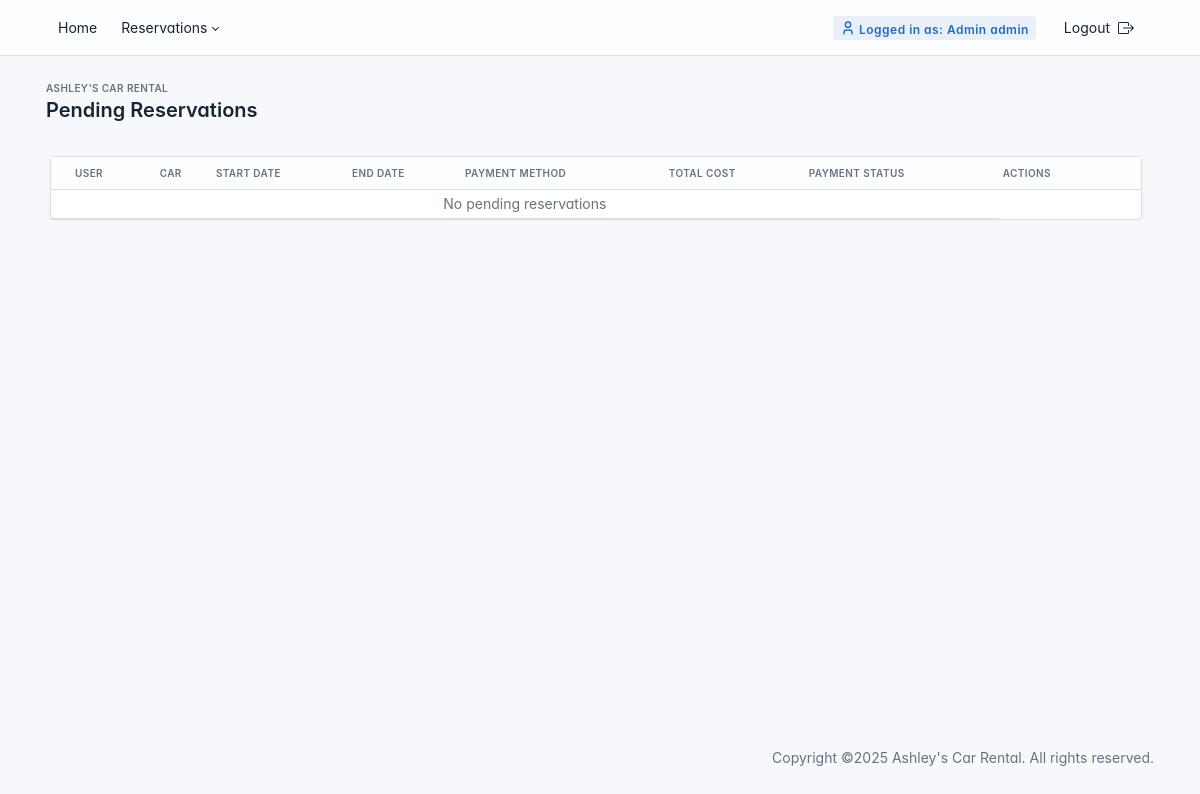
Before: /administrator/pending-reservations/ (signed in) with the older database file.
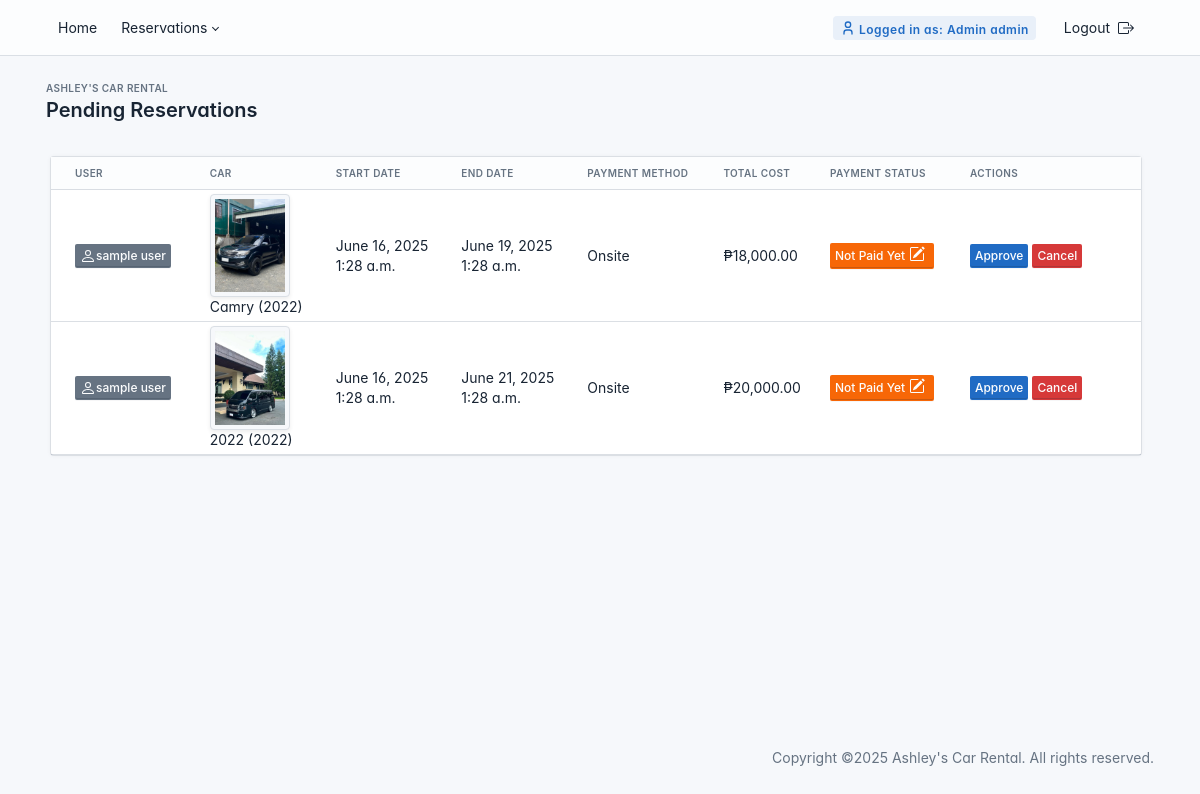
After: the same page with the newer database file.
### administrator/models.py (models this page shows, shortened)
class Reservation(models.Model):
    STATUS_CHOICES = (
        ('pending', 'Pending'),
        ('approved', 'Approved'),
        ('cancelled', 'Cancelled'),
        ('completed', 'Completed'),
    )
    PAYMENT_CHOICES = (
        ('onsite', 'Onsite'),
        ('gcash', 'GCash'),
    )
    PAYMENT_STATUS_CHOICES = (
        ('not_paid', 'Not Paid Yet'),
        ('paid', 'Paid'),
    )
    CANCELLED_BY_CHOICES = (
        ('user', 'User'),
        ('admin', 'Admin'),
    )
    user = models.ForeignKey(User, on_delete=models.CASCADE)
    car = models.ForeignKey('Car', on_delete=models.CASCADE)
    driver = models.ForeignKey('Driver', on_delete=models.SET_NULL, null=True, blank=True)
    start_date = models.DateTimeField()
    end_date = models.DateTimeField()
    payment_method = models.CharField(max_length=10, choices=PAYMENT_CHOICES, default='onsite')
    status = models.CharField(max_length=10, choices=STATUS_CHOICES, default='pending')
    total_cost = models.DecimalField(max_digits=10, decimal_places=2, default=0.00)
    payment_status = models.CharField(max_length=10, choices=PAYMENT_STATUS_CHOICES, default='not_paid')
    is_cancelled_notif = models.BooleanField(default=False)
    is_approved_notif = models.BooleanField(default=False)
    reason_for_cancelling = models.TextField(blank=True, null=True)
    cancelled_by = models.CharField(max_length=10, choices=CANCELLED_BY_CHOICES, blank=True, null=True)
    date_completed = models.DateTimeField(null=True, blank=True)
    created_at = models.DateTimeField(auto_now_add=True)

class Car(models.Model):
    BODY_TYPES = (
        ('sedan', 'Sedan'),
        ('suv', 'SUV'),
        ('truck', 'Truck'),
        ('van', 'Van'),
        ('bus', 'Bus'),
        ('coupe', 'Coupe'),
    )
    brand = models.CharField(max_length=50)
    model = models.CharField(max_length=50)
    year = models.PositiveIntegerField()
    plate_number = models.CharField(max_length=20, unique=True)
    body_type = models.CharField(max_length=10, choices=BODY_TYPES)
    available = models.BooleanField(default=True)
    price_per_day = models.DecimalField(max_digits=10, decimal_places=2, help_text="Price per day in USD")
    image = models.ImageField(upload_to='car_images/', null=True, blank=True)
    def __str__(self):
        return f"{self.brand} {self.model} ({self.plate_number})"

### administrator/views.py (the view)
# urls.py: path('pending-reservations/', views.pending_reservations, name='pending_reservations'),
def pending_reservations(request):
    reservations = Reservation.objects.filter(status='pending').select_related('car', 'user')
    drivers = Driver.objects.filter(availability=True).select_related('user')  # Get only available drivers
    return render(request, 'administrator/pending_reservations.html', {
        'reservations': reservations,
        'drivers': drivers
    })

### driver/context_processors.py (called while the page is built, shortened)
def driver_reservation_counts(request):
    return {}

### templates/administrator/pending_reservations.html (shortened to what the changed rows need)
{% extends "administrator/admin_base.html" %}
{% load humanize %}
{% block content %}
<link rel="stylesheet" href="https://cdnjs.cloudflare.com/ajax/libs/font-awesome/6.0.0/css/all.min.css">
<div class="page-wrapper">
    <div class="page-header d-print-none mb-2">
        <div class="container-xl">
            <div class="row g-2 align-items-center">
                <div class="col">
                    <h2 class="page-title">
                        Pending Reservations
                    </h2>
                </div>
            </div>
        </div>
    </div>
    <div class="page-body container">
        <div class="row g-2 container">
            <div class="col-12">
                <div class="card">
                    <div class="table-responsive">
                        <table class="table table-sm card-table table-vcenter text-nowrap datatable">
                            <thead>
                                <tr>
                                    <th>User</th>
                                    <th>Car</th>
                                    <th>Start Date</th>
                                    <th>End Date</th>
                                    <th>Payment Method</th>
                                    <th>Total Cost</th>
                                    <th>Payment Status</th>
                                    <th>Actions</th>
                                </tr>
                            </thead>
                            <tbody>
                                {% if reservations %}
                                    {% for reservation in reservations %}
                                    <tr>
                                        <td>
                                            <button type="button" class="btn btn-sm btn-secondary "
                                                    data-bs-toggle="modal"
                                                    data-bs-target="#userProfileModal"
                                                    data-user-id="{{ reservation.user.id }}"
                                                    data-first-name="{{ reservation.user.first_name }}"
                                                    data-last-name="{{ reservation.user.last_name }}"
                                                    data-email="{{ reservation.user.email }}"
                                                    data-role="{{ reservation.user.userprofile.role|title }}"
                                                    data-contact="{{ reservation.user.userprofile.contact_number|default:'Not provided' }}">
                                                {{ reservation.user.first_name }} {{ reservation.user.last_name }}
                                            </button>
                                        </td>
                                        <td>
                                            <div>
                                                {% if reservation.car.image %}
                                                    <img src="{{ reservation.car.image.url }}" alt="{{ reservation.car }}" class="img-thumbnail" style="width: 80px; height: auto;">
                                                {% else %}
                                                    <img src="https://via.placeholder.com/80" alt="No Image" class="img-thumbnail">
                                                {% endif %}
                                            </div>
                                            <div>{{ reservation.car.model }} ({{ reservation.car.year }})</div>
                                        </td>
                                        <td>
                                            <div>{{ reservation.start_date|date:"F j, Y" }}</div>
                                            <div>{{ reservation.start_date|date:"g:i a" }}</div>
                                        </td>
                                        <td>
                                            <div>{{ reservation.end_date|date:"F j, Y" }}</div>
                                            <div>{{ reservation.end_date|date:"g:i a" }}</div>
                                        </td>
                                        <td>{{ reservation.get_payment_method_display }}</td>
                                        <td>₱{{ reservation.total_cost|floatformat:2|intcomma }}</td>
                                        <td>
                                            <button class="btn btn-sm {% if reservation.payment_status == 'paid' %}btn-success{% else %}btn-warning{% endif %} edit-payment-status"
                                                data-bs-toggle="modal"
                                                data-bs-target="#editPaymentModal"
                                                data-reservation-id="{{ reservation.id }}"
                                                data-current-status="{{ reservation.payment_status }}">
                                                {% if reservation.payment_status == "paid" %}
                                                    Paid
                                                {% else %}
                                                    Not Paid Yet
                                                {% endif %}
                                            </button>
                                        </td>
                                        <td>
                                            <div class="d-flex gap-1">
                                                <button type="button" class="btn btn-sm btn-primary"
                                                    data-bs-toggle="modal"
                                                    data-bs-target="#approveReservationModal"
                                                    data-reservation-id="{{ reservation.id }}"
                                                    data-user="{{ reservation.user.get_full_name }}"
                                                    data-car="{{ reservation.car }}"
                                                    data-start="{{ reservation.start_date }}"
                                                    data-end="{{ reservation.end_date }}"
                                                    data-cost="{{ reservation.total_cost }}">
                                                    Approve
                                                </button>
                                                <button type="button" class="btn btn-danger btn-sm cancel-btn"
                                                    data-reservation-id="{{ reservation.id }}"
                                                    data-reservation-name="{{ reservation.name }}">
                                                    Cancel
                                                </button>
                                            </div>
                                        </td>
                                    </tr>
                                    {% endfor %}
                                {% else %}
                                    <tr>
                                        <td colspan="7" class="text-center text-muted">No pending reservations</td>
                                    </tr>
                                {% endif %}
                            </tbody>
                        </table>
                    </div>
                </div>
            </div>
        </div>
    </div>
</div>
{% endblock content %}

Changed rows visible on the page:
added Reservation: user.first_name "sample", user.last_name "user", car.image (picture), car.model "Camry", car.year "2022", start_date "June 16, 2025", start_date "1:28 a.m.", end_date "June 19, 2025", end_date "1:28 a.m.", payment_method "Onsite", total_cost "18,000.00", payment_status "Not Paid Yet"
added Reservation: user.first_name "sample", user.last_name "user", car.image (picture), car.model "2022", car.year "2022", start_date "June 16, 2025", start_date "1:28 a.m.", end_date "June 21, 2025", end_date "1:28 a.m.", payment_method "Onsite", total_cost "20,000.00", payment_status "Not Paid Yet"
Other visible differences:
text no longer shown: "No pending reservations"
